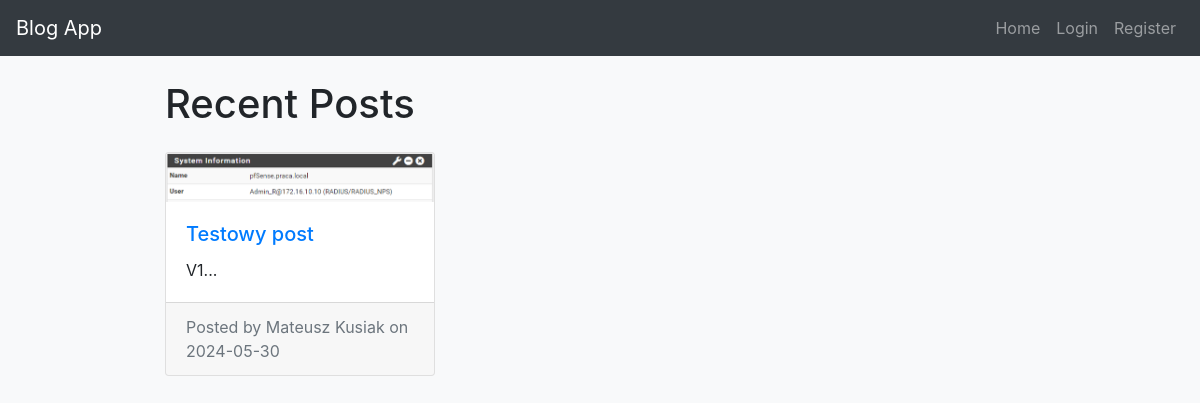
Before: / with the older database file.
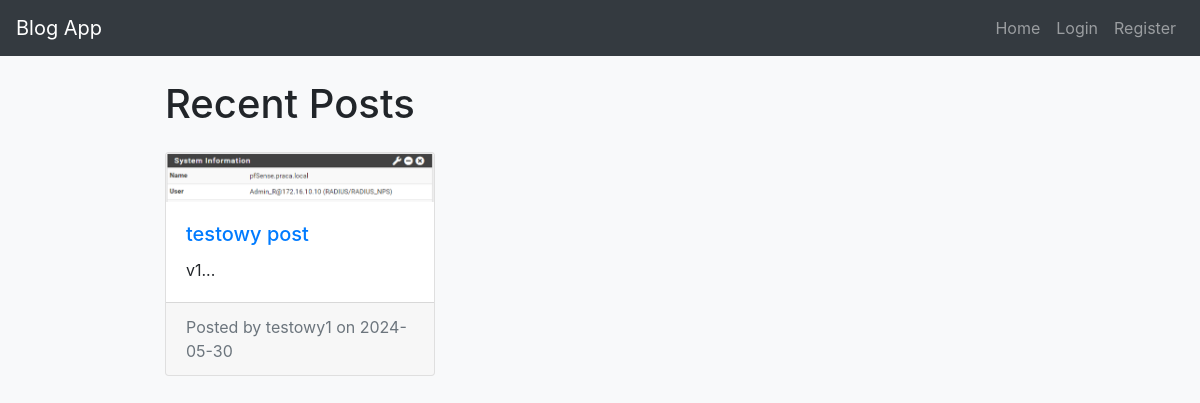
After: the same page with the newer database file.
### models.py (models this page shows)
class Post(db.Model):
    id = db.Column(db.Integer, primary_key=True)
    title = db.Column(db.String(100), nullable=False)
    date_posted = db.Column(db.DateTime, nullable=False, default=datetime.utcnow)
    content = db.Column(db.Text, nullable=False)
    image_url = db.Column(db.String(120), nullable=True)
    user_id = db.Column(db.Integer, db.ForeignKey('user.id'), nullable=False)
    comments = db.relationship('Comment', backref='post', lazy=True)

class User(UserMixin, db.Model):
    id = db.Column(db.Integer, primary_key=True)
    username = db.Column(db.String(20), unique=True, nullable=False)
    email = db.Column(db.String(120), unique=True, nullable=False)
    password = db.Column(db.String(60), nullable=False)
    posts = db.relationship('Post', backref='author', lazy=True)
    comments = db.relationship('Comment', backref='author', lazy=True)

### app.py (the view)
@app.route('/')
def home():
    posts = Post.query.all()
    return render_template('home.html', posts=posts)

### templates/home.html (shortened to what this page needs)
{% extends "base.html" %}
{% block content %}
    <h1 class="my-4">Recent Posts</h1>
    <div class="row">
        {% for post in posts %}
        <div class="col-lg-4 col-md-6 mb-4">
            <div class="card h-100">
                {% if post.image_url %}
                <img src="{{ url_for('uploaded_file', filename=post.image_url) }}" class="card-img-top" alt="Post image">
                {% endif %}
                <div class="card-body">
                    <h5 class="card-title"><a href="{{ url_for('post', post_id=post.id) }}">{{ post.title }}</a></h5>
                    <p class="card-text">{{ post.content[:100] }}...</p>
                </div>
                <div class="card-footer text-muted">
                    Posted by {{ post.author.username }} on {{ post.date_posted.strftime('%Y-%m-%d') }}
                </div>
            </div>
        </div>
        {% endfor %}
    </div>
{% endblock %}

Changed rows visible on the page:
changed Post: title "Testowy post" → "testowy post"; content "V1" → "v1"; author.username "Mateusz Kusiak" → "testowy1"
